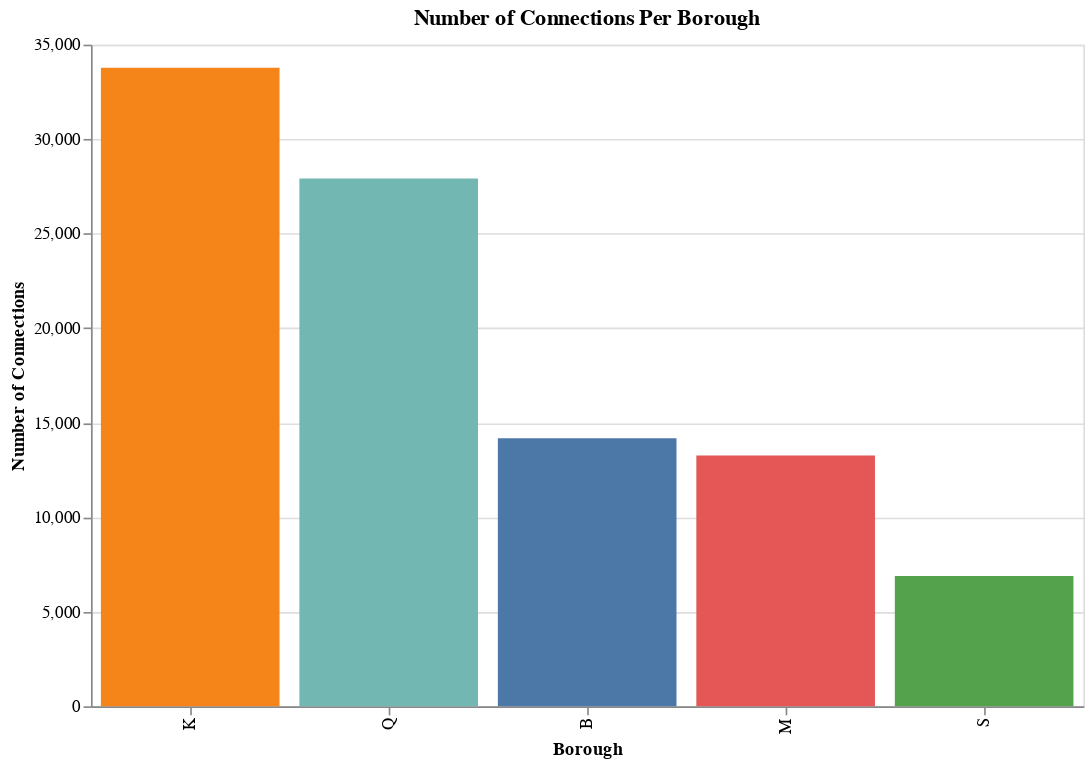

Notebook code cell kept with this figure:
### Code cell
# Import necessary libraries
import pandas as pd
import altair as alt
import seaborn as sns
import matplotlib.pyplot as plt
import os  # Import the os module for directory handling

# Load the dataset
file_path = 'locations.csv'  # Update this path to where your data file is located
data = pd.read_csv(file_path)

# Data Preprocessing
# Count connections per borough
borough_counts = data['boro'].value_counts().reset_index()
borough_counts.columns = ['Borough', 'Connections']

# --- Interactive Altair Bar Chart ---
borough_chart = alt.Chart(borough_counts).mark_bar().encode(
    x=alt.X('Borough', sort='-y', title='Borough'),
    y=alt.Y('Connections', title='Number of Connections'),
    color=alt.Color('Borough', legend=None, scale=alt.Scale(scheme='tableau10')),
    tooltip=['Borough', 'Connections']
).properties(
    title='Number of Connections Per Borough',
    width=600,
    height=400
)

# Save the interactive chart as an HTML file for embedding
borough_chart.save('interactive_borough_chart.html')

# --- Additional Visualization 1: Heatmap ---
# Ensure the assets directory exists
os.makedirs('assets', exist_ok=True)

plt.figure(figsize=(8, 6))
sns.heatmap(borough_counts.set_index('Borough').T, annot=True, cmap='coolwarm', fmt='g', linewidths=0.5)
plt.title('Borough Connection Heatmap')
plt.tight_layout()
# Save the heatmap image in the 'assets' folder
plt.savefig('assets/borough_heatmap.png')

# --- Additional Visualization 2: Pie Chart ---
# Pie chart of borough connections
plt.figure(figsize=(8, 6))
plt.pie(borough_counts['Connections'], labels=borough_counts['Borough'], autopct='%1.1f%%', startangle=90, colors=sns.color_palette('Set3', len(borough_counts)))
plt.title('Borough Connection Distribution')
plt.axis('equal')  # Equal aspect ratio ensures that pie is drawn as a circle.
# Save the pie chart image in the 'assets' folder
plt.savefig('assets/connection_pie_chart.png')

# Display the interactive chart and contextual visualizations (this is optional for the notebook)
borough_chart.show()

### Figure 1 — Vega-Lite specification as saved in the notebook (floating-point values rounded to 4 significant figures)
{"config": {"view": {"continuousWidth": 300, "continuousHeight": 300}}, "data": {"name": "data-8c0186cd6785677bf5961e06c83e95a2"}, "mark": {"type": "bar"}, "encoding": {"color": {"field": "Borough", "legend": null, "scale": {"scheme": "tableau10"}, "type": "nominal"}, "tooltip": [{"field": "Borough", "type": "nominal"}, {"field": "Connections", "type": "quantitative"}], "x": {"field": "Borough", "sort": "-y", "title": "Borough", "type": "nominal"}, "y": {"field": "Connections", "title": "Number of Connections", "type": "quantitative"}}, "height": 400, "title": "Number of Connections Per Borough", "width": 600, "$schema": "https://vega.github.io/schema/vega-lite/v5.20.1.json", "datasets": {"data-8c0186cd6785677bf5961e06c83e95a2": [{"Borough": "K", "Connections": 33774}, {"Borough": "Q", "Connections": 27917}, {"Borough": "B", "Connections": 14182}, {"Borough": "M", "Connections": 13261}, {"Borough": "S", "Connections": 6896}]}}
